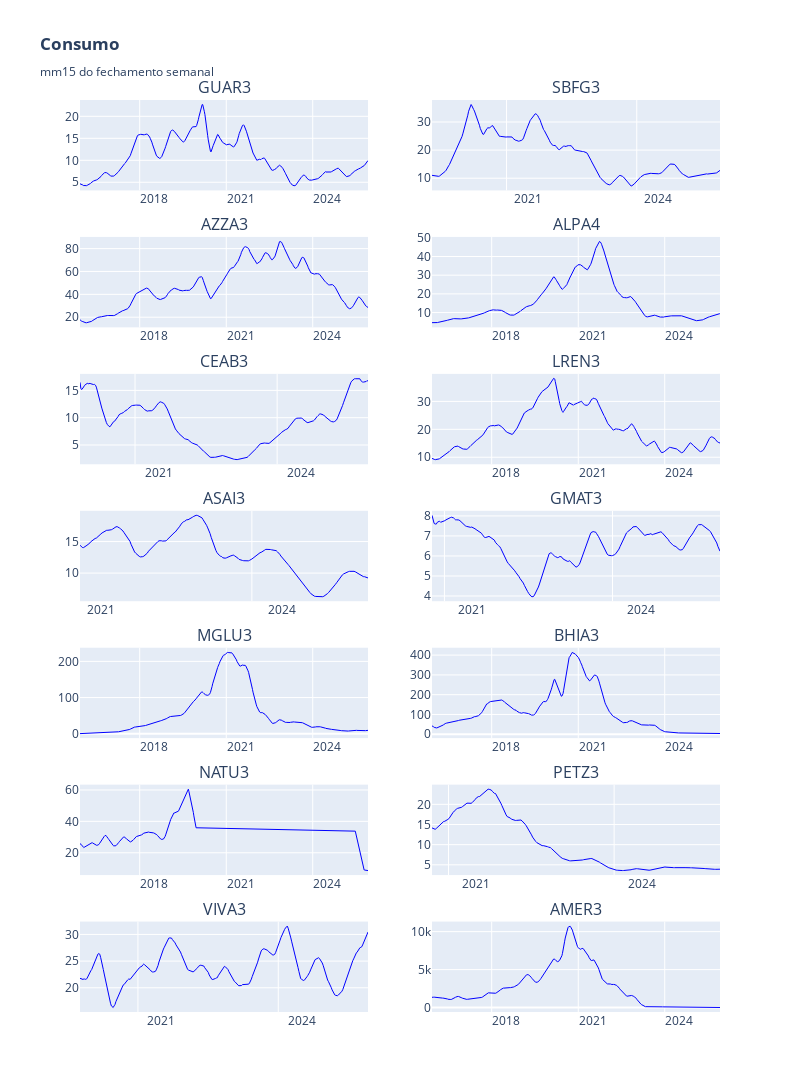

Notebook code for this chart:
### Code cell
# grafico
height=2000
width=800

mma = 15

fig = make_subplots(
    rows=math.ceil(len(tickers)/2), cols=2, shared_xaxes=False, 
    subplot_titles=[ticker.replace(".SA", "") for ticker in tickers],  # Remove ".SA"
    vertical_spacing=0.051
)

for i, ticker in enumerate(tickers):
    df = data_dict[ticker][('Close', ticker)]  # Reutiliza os dados já baixados
    avg = df.rolling(window=mma, min_periods=1).mean()
    
    row = (i // 2) + 1
    col = (i % 2) + 1

    # fig.add_trace(go.Candlestick(
    #     x=df.index, open=df.Open, high=df.High, low=df.Low, close=df.Close,
    #     name=ticker, showlegend=False), row=row, col=col)

    fig.add_trace(go.Scatter(
        x=df.index, y=avg, mode='lines',
        line=dict(color='blue', width=1),
        name="Média", showlegend=False), row=row, col=col)

fig.update_layout(title_text=f"<b>Consumo</b><br><sub>mm{mma} do fechamento semanal</sub>",
                  height= height, width=width)
fig.update_xaxes(rangeslider_visible=False,
    tickformat="%Y",  # Mostrar apenas o ano
    dtick="M36",  # Intervalo de meses entre os ticks
    ticklabelmode="period"  # Coloca o rótulo no início do período)
)
fig.show()

### Figure 1 — Plotly figure (JSON) as saved in the notebook; plotly's stock layout.template omitted (floating-point values rounded to 4 significant figures; data arrays with more than 128 entries replaced by an {"elided": "..."} marker saying what was removed)
{"data": [{"line": {"color": "blue", "width": 1}, "mode": "lines", "name": "Média", "showlegend": false, "type": "scatter", "x": {"elided": "522 str values"}, "xaxis": "x", "y": {"elided": "522 float values"}, "yaxis": "y"}, {"line": {"color": "blue", "width": 1}, "mode": "lines", "name": "Média", "showlegend": false, "type": "scatter", "x": {"elided": "347 str values"}, "xaxis": "x2", "y": {"elided": "347 float values"}, "yaxis": "y2"}, {"line": {"color": "blue", "width": 1}, "mode": "lines", "name": "Média", "showlegend": false, "type": "scatter", "x": {"elided": "522 str values"}, "xaxis": "x3", "y": {"elided": "522 float values"}, "yaxis": "y3"}, {"line": {"color": "blue", "width": 1}, "mode": "lines", "name": "Média", "showlegend": false, "type": "scatter", "x": {"elided": "522 str values"}, "xaxis": "x4", "y": {"elided": "522 float values"}, "yaxis": "y4"}, {"line": {"color": "blue", "width": 1}, "mode": "lines", "name": "Média", "showlegend": false, "type": "scatter", "x": {"elided": "318 str values"}, "xaxis": "x5", "y": {"elided": "318 float values"}, "yaxis": "y5"}, {"line": {"color": "blue", "width": 1}, "mode": "lines", "name": "Média", "showlegend": false, "type": "scatter", "x": {"elided": "522 str values"}, "xaxis": "x6", "y": {"elided": "522 float values"}, "yaxis": "y6"}, {"line": {"color": "blue", "width": 1}, "mode": "lines", "name": "Média", "showlegend": false, "type": "scatter", "x": {"elided": "249 str values"}, "xaxis": "x7", "y": {"elided": "249 float values"}, "yaxis": "y7"}, {"line": {"color": "blue", "width": 1}, "mode": "lines", "name": "Média", "showlegend": false, "type": "scatter", "x": {"elided": "269 str values"}, "xaxis": "x8", "y": {"elided": "269 float values"}, "yaxis": "y8"}, {"line": {"color": "blue", "width": 1}, "mode": "lines", "name": "Média", "showlegend": false, "type": "scatter", "x": {"elided": "522 str values"}, "xaxis": "x9", "y": {"elided": "522 float values"}, "yaxis": "y9"}, {"line": {"color": "blue", "width": 1}, "mode": "lines", "name": "Média", "showlegend": false, "type": "scatter", "x": {"elided": "522 str values"}, "xaxis": "x10", "y": {"elided": "522 float values"}, "yaxis": "y10"}, {"line": {"color": "blue", "width": 1}, "mode": "lines", "name": "Média", "showlegend": false, "type": "scatter", "x": {"elided": "233 str values"}, "xaxis": "x11", "y": {"elided": "233 float values"}, "yaxis": "y11"}, {"line": {"color": "blue", "width": 1}, "mode": "lines", "name": "Média", "showlegend": false, "type": "scatter", "x": {"elided": "273 str values"}, "xaxis": "x12", "y": {"elided": "273 float values"}, "yaxis": "y12"}, {"line": {"color": "blue", "width": 1}, "mode": "lines", "name": "Média", "showlegend": false, "type": "scatter", "x": {"elided": "322 str values"}, "xaxis": "x13", "y": {"elided": "322 float values"}, "yaxis": "y13"}, {"line": {"color": "blue", "width": 1}, "mode": "lines", "name": "Média", "showlegend": false, "type": "scatter", "x": {"elided": "522 str values"}, "xaxis": "x14", "y": {"elided": "522 float values"}, "yaxis": "y14"}], "layout": {"annotations": [{"font": {"size": 16}, "showarrow": false, "text": "GUAR3", "x": 0.225, "xanchor": "center", "xref": "paper", "y": 1.0, "yanchor": "bottom", "yref": "paper"}, {"font": {"size": 16}, "showarrow": false, "text": "SBFG3", "x": 0.775, "xanchor": "center", "xref": "paper", "y": 1.0, "yanchor": "bottom", "yref": "paper"}, {"font": {"size": 16}, "showarrow": false, "text": "AZZA3", "x": 0.225, "xanchor": "center", "xref": "paper", "y": 0.8499, "yanchor": "bottom", "yref": "paper"}, {"font": {"size": 16}, "showarrow": false, "text": "ALPA4", "x": 0.775, "xanchor": "center", "xref": "paper", "y": 0.8499, "yanchor": "bottom", "yref": "paper"}, {"font": {"size": 16}, "showarrow": false, "text": "CEAB3", "x": 0.225, "xanchor": "center", "xref": "paper", "y": 0.6997, "yanchor": "bottom", "yref": "paper"}, {"font": {"size": 16}, "showarrow": false, "text": "LREN3", "x": 0.775, "xanchor": "center", "xref": "paper", "y": 0.6997, "yanchor": "bottom", "yref": "paper"}, {"font": {"size": 16}, "showarrow": false, "text": "ASAI3", "x": 0.225, "xanchor": "center", "xref": "paper", "y": 0.5496, "yanchor": "bottom", "yref": "paper"}, {"font": {"size": 16}, "showarrow": false, "text": "GMAT3", "x": 0.775, "xanchor": "center", "xref": "paper", "y": 0.5496, "yanchor": "bottom", "yref": "paper"}, {"font": {"size": 16}, "showarrow": false, "text": "MGLU3", "x": 0.225, "xanchor": "center", "xref": "paper", "y": 0.3994, "yanchor": "bottom", "yref": "paper"}, {"font": {"size": 16}, "showarrow": false, "text": "BHIA3", "x": 0.775, "xanchor": "center", "xref": "paper", "y": 0.3994, "yanchor": "bottom", "yref": "paper"}, {"font": {"size": 16}, "showarrow": false, "text": "NATU3", "x": 0.225, "xanchor": "center", "xref": "paper", "y": 0.2493, "yanchor": "bottom", "yref": "paper"}, {"font": {"size": 16}, "showarrow": false, "text": "PETZ3", "x": 0.775, "xanchor": "center", "xref": "paper", "y": 0.2493, "yanchor": "bottom", "yref": "paper"}, {"font": {"size": 16}, "showarrow": false, "text": "VIVA3", "x": 0.225, "xanchor": "center", "xref": "paper", "y": 0.09914, "yanchor": "bottom", "yref": "paper"}, {"font": {"size": 16}, "showarrow": false, "text": "AMER3", "x": 0.775, "xanchor": "center", "xref": "paper", "y": 0.09914, "yanchor": "bottom", "yref": "paper"}], "height": 2000, "title": {"text": "<b>Consumo</b><br><sub>mm15 do fechamento semanal</sub>"}, "width": 800, "xaxis": {"anchor": "y", "domain": [0, 0.45], "dtick": "M36", "rangeslider": {"visible": false}, "tickformat": "%Y", "ticklabelmode": "period"}, "xaxis10": {"anchor": "y10", "domain": [0.55, 1], "dtick": "M36", "rangeslider": {"visible": false}, "tickformat": "%Y", "ticklabelmode": "period"}, "xaxis11": {"anchor": "y11", "domain": [0, 0.45], "dtick": "M36", "rangeslider": {"visible": false}, "tickformat": "%Y", "ticklabelmode": "period"}, "xaxis12": {"anchor": "y12", "domain": [0.55, 1], "dtick": "M36", "rangeslider": {"visible": false}, "tickformat": "%Y", "ticklabelmode": "period"}, "xaxis13": {"anchor": "y13", "domain": [0, 0.45], "dtick": "M36", "rangeslider": {"visible": false}, "tickformat": "%Y", "ticklabelmode": "period"}, "xaxis14": {"anchor": "y14", "domain": [0.55, 1], "dtick": "M36", "rangeslider": {"visible": false}, "tickformat": "%Y", "ticklabelmode": "period"}, "xaxis2": {"anchor": "y2", "domain": [0.55, 1], "dtick": "M36", "rangeslider": {"visible": false}, "tickformat": "%Y", "ticklabelmode": "period"}, "xaxis3": {"anchor": "y3", "domain": [0, 0.45], "dtick": "M36", "rangeslider": {"visible": false}, "tickformat": "%Y", "ticklabelmode": "period"}, "xaxis4": {"anchor": "y4", "domain": [0.55, 1], "dtick": "M36", "rangeslider": {"visible": false}, "tickformat": "%Y", "ticklabelmode": "period"}, "xaxis5": {"anchor": "y5", "domain": [0, 0.45], "dtick": "M36", "rangeslider": {"visible": false}, "tickformat": "%Y", "ticklabelmode": "period"}, "xaxis6": {"anchor": "y6", "domain": [0.55, 1], "dtick": "M36", "rangeslider": {"visible": false}, "tickformat": "%Y", "ticklabelmode": "period"}, "xaxis7": {"anchor": "y7", "domain": [0, 0.45], "dtick": "M36", "rangeslider": {"visible": false}, "tickformat": "%Y", "ticklabelmode": "period"}, "xaxis8": {"anchor": "y8", "domain": [0.55, 1], "dtick": "M36", "rangeslider": {"visible": false}, "tickformat": "%Y", "ticklabelmode": "period"}, "xaxis9": {"anchor": "y9", "domain": [0, 0.45], "dtick": "M36", "rangeslider": {"visible": false}, "tickformat": "%Y", "ticklabelmode": "period"}, "yaxis": {"anchor": "x", "domain": [0.9009, 1.0]}, "yaxis10": {"anchor": "x10", "domain": [0.3003, 0.3994]}, "yaxis11": {"anchor": "x11", "domain": [0.1501, 0.2493]}, "yaxis12": {"anchor": "x12", "domain": [0.1501, 0.2493]}, "yaxis13": {"anchor": "x13", "domain": [0, 0.09914]}, "yaxis14": {"anchor": "x14", "domain": [0, 0.09914]}, "yaxis2": {"anchor": "x2", "domain": [0.9009, 1.0]}, "yaxis3": {"anchor": "x3", "domain": [0.7507, 0.8499]}, "yaxis4": {"anchor": "x4", "domain": [0.7507, 0.8499]}, "yaxis5": {"anchor": "x5", "domain": [0.6006, 0.6997]}, "yaxis6": {"anchor": "x6", "domain": [0.6006, 0.6997]}, "yaxis7": {"anchor": "x7", "domain": [0.4504, 0.5496]}, "yaxis8": {"anchor": "x8", "domain": [0.4504, 0.5496]}, "yaxis9": {"anchor": "x9", "domain": [0.3003, 0.3994]}}}
